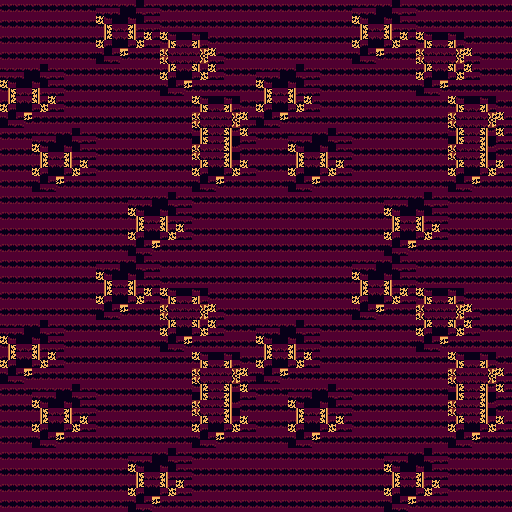

Rendered tile map (Tiled .tmx) drawn with the repository's tilesets; below, a short description and the full map source, tile grids included:
An orthogonal 32x32 tile map with 16x16 px tiles, 1 tile layer (Tile Layer 1).

<map version="1.5" tiledversion="2021.03.23" orientation="orthogonal" renderorder="right-down" width="32" height="32" tilewidth="16" tileheight="16" infinite="0" nextlayerid="2" nextobjectid="1">
 <tileset firstgid="1" source="SZED16.tsx" />
 <layer id="1" name="Tile Layer 1" width="32" height="32">
  <data encoding="csv">
3159,3159,3159,3159,3159,3159,3160,3161,3162,3163,3159,3159,3159,3159,3159,3159,3159,3159,3159,3159,3159,3159,3160,3161,3162,3163,3159,3159,3159,3159,3159,3159,
3159,3159,3159,3159,3159,3159,3164,3165,3166,3163,3159,3159,3159,3159,3159,3159,3159,3159,3159,3159,3159,3159,3164,3165,3166,3163,3159,3159,3159,3159,3159,3159,
3159,3159,3159,3159,3159,3159,3167,3168,3169,3170,3164,3165,3166,3159,3159,3159,3159,3159,3159,3159,3159,3159,3167,3168,3169,3170,3164,3165,3166,3159,3159,3159,
3159,3159,3159,3159,3159,3159,3162,3171,3159,3159,3172,3173,3174,3170,3159,3159,3159,3159,3159,3159,3159,3159,3162,3171,3159,3159,3172,3173,3174,3170,3159,3159,
3160,3161,3162,3163,3159,3159,3159,3159,3159,3159,3167,3168,3169,3170,3159,3159,3160,3161,3162,3163,3159,3159,3159,3159,3159,3159,3167,3168,3169,3170,3159,3159,
3164,3165,3166,3163,3159,3159,3159,3159,3159,3159,3162,3171,3159,3159,3159,3159,3164,3165,3166,3163,3159,3159,3159,3159,3159,3159,3162,3171,3159,3159,3159,3159,
3167,3168,3169,3170,3159,3159,3159,3159,3159,3159,3159,3159,3164,3165,3166,3159,3167,3168,3169,3170,3159,3159,3159,3159,3159,3159,3159,3159,3164,3165,3166,3159,
3162,3171,3159,3159,3159,3159,3159,3159,3159,3159,3159,3159,3172,3173,3174,3170,3162,3171,3159,3159,3159,3159,3159,3159,3159,3159,3159,3159,3172,3173,3174,3170,
3159,3159,3160,3161,3162,3163,3159,3159,3159,3159,3159,3159,3175,3173,3176,3170,3159,3159,3160,3161,3162,3163,3159,3159,3159,3159,3159,3159,3175,3173,3176,3170,
3159,3159,3164,3165,3166,3163,3159,3159,3159,3159,3159,3159,3172,3173,3176,3159,3159,3159,3164,3165,3166,3163,3159,3159,3159,3159,3159,3159,3172,3173,3176,3159,
3159,3159,3167,3168,3169,3170,3159,3159,3159,3159,3159,3159,3167,3168,3169,3170,3159,3159,3167,3168,3169,3170,3159,3159,3159,3159,3159,3159,3167,3168,3169,3170,
3159,3159,3162,3171,3159,3159,3159,3159,3159,3159,3159,3159,3162,3171,3159,3159,3159,3159,3162,3171,3159,3159,3159,3159,3159,3159,3159,3159,3162,3171,3159,3159,
3159,3159,3159,3159,3159,3159,3159,3159,3160,3161,3162,3163,3159,3159,3159,3159,3159,3159,3159,3159,3159,3159,3159,3159,3160,3161,3162,3163,3159,3159,3159,3159,
3159,3159,3159,3159,3159,3159,3159,3159,3164,3165,3166,3163,3159,3159,3159,3159,3159,3159,3159,3159,3159,3159,3159,3159,3164,3165,3166,3163,3159,3159,3159,3159,
3159,3159,3159,3159,3159,3159,3159,3159,3167,3168,3169,3170,3159,3159,3159,3159,3159,3159,3159,3159,3159,3159,3159,3159,3167,3168,3169,3170,3159,3159,3159,3159,
3159,3159,3159,3159,3159,3159,3159,3159,3162,3171,3159,3159,3159,3159,3159,3159,3159,3159,3159,3159,3159,3159,3159,3159,3162,3171,3159,3159,3159,3159,3159,3159,
3159,3159,3159,3159,3159,3159,3160,3161,3162,3163,3159,3159,3159,3159,3159,3159,3159,3159,3159,3159,3159,3159,3160,3161,3162,3163,3159,3159,3159,3159,3159,3159,
3159,3159,3159,3159,3159,3159,3164,3165,3166,3163,3159,3159,3159,3159,3159,3159,3159,3159,3159,3159,3159,3159,3164,3165,3166,3163,3159,3159,3159,3159,3159,3159,
3159,3159,3159,3159,3159,3159,3167,3168,3169,3170,3164,3165,3166,3159,3159,3159,3159,3159,3159,3159,3159,3159,3167,3168,3169,3170,3164,3165,3166,3159,3159,3159,
3159,3159,3159,3159,3159,3159,3162,3171,3159,3159,3172,3173,3174,3170,3159,3159,3159,3159,3159,3159,3159,3159,3162,3171,3159,3159,3172,3173,3174,3170,3159,3159,
3160,3161,3162,3163,3159,3159,3159,3159,3159,3159,3167,3168,3169,3170,3159,3159,3160,3161,3162,3163,3159,3159,3159,3159,3159,3159,3167,3168,3169,3170,3159,3159,
3164,3165,3166,3163,3159,3159,3159,3159,3159,3159,3162,3171,3159,3159,3159,3159,3164,3165,3166,3163,3159,3159,3159,3159,3159,3159,3162,3171,3159,3159,3159,3159,
3167,3168,3169,3170,3159,3159,3159,3159,3159,3159,3159,3159,3164,3165,3166,3159,3167,3168,3169,3170,3159,3159,3159,3159,3159,3159,3159,3159,3164,3165,3166,3159,
3162,3171,3159,3159,3159,3159,3159,3159,3159,3159,3159,3159,3172,3173,3174,3170,3162,3171,3159,3159,3159,3159,3159,3159,3159,3159,3159,3159,3172,3173,3174,3170,
3159,3159,3160,3161,3162,3163,3159,3159,3159,3159,3159,3159,3175,3173,3176,3170,3159,3159,3160,3161,3162,3163,3159,3159,3159,3159,3159,3159,3175,3173,3176,3170,
3159,3159,3164,3165,3166,3163,3159,3159,3159,3159,3159,3159,3172,3173,3176,3159,3159,3159,3164,3165,3166,3163,3159,3159,3159,3159,3159,3159,3172,3173,3176,3159,
3159,3159,3167,3168,3169,3170,3159,3159,3159,3159,3159,3159,3167,3168,3169,3170,3159,3159,3167,3168,3169,3170,3159,3159,3159,3159,3159,3159,3167,3168,3169,3170,
3159,3159,3162,3171,3159,3159,3159,3159,3159,3159,3159,3159,3162,3171,3159,3159,3159,3159,3162,3171,3159,3159,3159,3159,3159,3159,3159,3159,3162,3171,3159,3159,
3159,3159,3159,3159,3159,3159,3159,3159,3160,3161,3162,3163,3159,3159,3159,3159,3159,3159,3159,3159,3159,3159,3159,3159,3160,3161,3162,3163,3159,3159,3159,3159,
3159,3159,3159,3159,3159,3159,3159,3159,3164,3165,3166,3163,3159,3159,3159,3159,3159,3159,3159,3159,3159,3159,3159,3159,3164,3165,3166,3163,3159,3159,3159,3159,
3159,3159,3159,3159,3159,3159,3159,3159,3167,3168,3169,3170,3159,3159,3159,3159,3159,3159,3159,3159,3159,3159,3159,3159,3167,3168,3169,3170,3159,3159,3159,3159,
3159,3159,3159,3159,3159,3159,3159,3159,3162,3171,3159,3159,3159,3159,3159,3159,3159,3159,3159,3159,3159,3159,3159,3159,3162,3171,3159,3159,3159,3159,3159,3159
</data>
 </layer>
</map>
